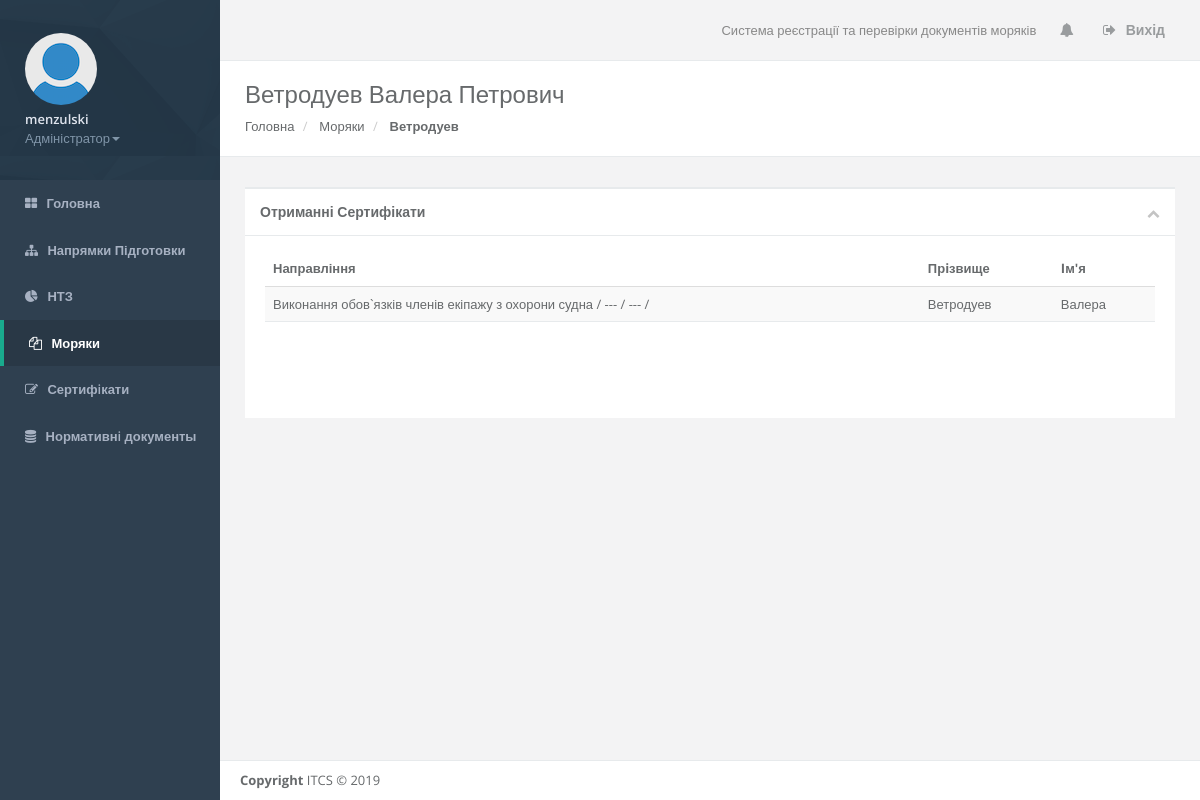
The page /mariner/sailor/29/ (signed in) on the database its author committed.
### mariner/models.py (models this page shows, shortened)
class Sailor(models.Model):
    first_name_en = models.CharField(max_length=140, blank=True)
    last_name_en = models.CharField(max_length=140, blank=True)
    last_name_ukr = models.CharField(max_length=140)
    first_name_ukr = models.CharField(max_length=140)
    second_name_ukr = models.CharField(max_length=140, blank=True)
    born = models.DateField()
    died = models.DateField(null=True, blank=True)
    inn = models.CharField(max_length=100, null=True, blank=True)
    class Meta:
        ordering = ('last_name_ukr', 'first_name_ukr')

class Certificate(models.Model):
    DRF = 0
    IRV = 1
    ISU = 2
    ANU = 3
    STATUSES = (
        (DRF, 'Чернетка'),
        (IRV, 'Обробка'),
    	(ISU, 'Видан'),
    	(ANU, 'Анульований')
    )
    NTZ_STATUSES = (
        (DRF, 'Чернетка'),
        (IRV, 'Обробка')
    )
    WTL = 0
    TER = 1
    VALID = (
    	(WTL, 'Безстроковий'),
    	(TER, 'Терміновий'),
    )
    certf_number = models.CharField(max_length=40, null=True, blank=True)
    form_number = models.CharField(max_length=40, null=True, blank=True)
    ntz_number = models.CharField(max_length=40, null=True, blank=True)
    first_name_en = models.CharField(max_length=140, blank=True)
    last_name_en = models.CharField(max_length=140, blank=True)
    last_name_ukr = models.CharField(max_length=140)
    first_name_ukr = models.CharField(max_length=140)
    second_name_ukr = models.CharField(max_length=140, blank=True)
    born = models.DateField()
    inn = models.CharField(max_length=100, null=True, blank=True)
    sailor = models.ForeignKey(to='Sailor', null=True, on_delete=models.SET_NULL, related_name='certificated', blank=True)
    trainigOrganisation = models.ForeignKey(to='TrainigOrganisation', null=True, on_delete=models.SET_NULL, related_name='trained', blank=True)
    date_of_issue = models.DateField(null=True, blank=True)
    valid_date = models.DateField(null=True, blank=True)
    valid_type = models.IntegerField(choices=VALID, null=True, default=WTL)
    direction_level = models.CharField(max_length=20, choices=LEVELS, default='Отримання')
    direction_allow_functions = models.CharField(max_length=20, choices=ALLOWS, default='---')
    training_direction = models.ForeignKey(to='TrainigDirections', null=True, on_delete=models.SET_NULL, related_name='directed', blank=True)
    status = models.IntegerField(choices=STATUSES, null=True, default=DRF)

class TrainigDirections(models.Model):
    price_id = models.IntegerField(null=True, blank=True)
    direction_title = models.CharField(max_length=200)
    level = models.CharField(max_length=20, choices=LEVELS, default='---')
    allow_functions = models.CharField(max_length=20, choices=ALLOWS, default='---')
    price = models.IntegerField(null=True, blank=True)
    def __str__(self):
        return u"%s / %s / %s /" % (self.direction_title, self.get_allow_functions_display(), self.get_level_display())

### mariner/views.py (the view)
# urls.py: path('sailor/<id>/', views.crm_sailorView, name='crm_sailorView'),
@login_required(login_url="login/")
def crm_sailorView(request, id):
	sailor = Sailor.objects.get(id=id)
	context = {'sailor': sailor,}
	return render(request, "crm_sailorDetail.html", context)

### templates/crm_sailorDetail.html (shortened to what this page needs)
{% extends 'crm_base.html' %}
{% block leftMenu %}
    <li>
        <a href="/mariner/"><i class="fa fa-th-large"></i> <span class="nav-label">Головна</span> </a>
    </li>
    <li>
        <a href="/mariner/trainigDirections/"><i class="fa fa-sitemap"></i> <span class="nav-label">Напрямки Підготовки</span> </a>
    </li>
    {% if user.groups.all.0.name != 'НТЗ' %}
    <li>
        <a href="/mariner/trainigOrganisations/"><i class="fa fa-pie-chart"></i> <span class="nav-label">НТЗ</span> </a>
    </li>
    {% endif %}
    <li class="active">
        <a href="/mariner/sailors/"><i class="fa fa-files-o"></i> <span class="nav-label">Моряки</span> </a>
    </li>
    <li>
        <a href="/mariner/certification/"><i class="fa fa-edit"></i> <span class="nav-label">Сертифiкати</span></a>
    </li>
    {% if user.groups.all.0.name == 'Адміністратор' %}
    <li>
        <a href="/mariner/regulations/"><i class="fa fa-database"></i> <span class="nav-label">Нормативнi документы</span></a>
    </li>
    {% endif %}
{% endblock %}
{% block content %}
<div class="row wrapper border-bottom white-bg page-heading">
    <div class="col-lg-10">
        <h2>{{ sailor.last_name_ukr }} {{ sailor.first_name_ukr }} {{ sailor.second_name_ukr }}</h2>
        <ol class="breadcrumb">
            <li>
                <a href="/mariner/">Головна</a>
            </li>
            <li>
                <a href="/mariner/sailors/">Моряки</a>
            </li>
            <li class="active">
                <strong>{{ sailor.last_name_ukr }}</strong>
            </li>
        </ol>
    </div>
    <div class="col-lg-2">
    </div>
</div>
<div class="wrapper wrapper-content animated fadeInRight">
<div class="row">
    <div class="col-lg-12">
        <div class="ibox float-e-margins">
            <div class="ibox-title">
                <h5>Отриманні Сертифікати </h5>
                    <div class="ibox-tools">
                        <a class="collapse-link">
                            <i class="fa fa-chevron-up"></i>
                        </a>
                    </div>
            </div>
            <div class="ibox-content">
                <table class="table table-striped footable footable-1 footable-filtering footable-filtering-left footable-paging footable-paging-center breakpoint-lg" data-toggle-column="first" data-filtering="true" data-paging="true" data-sorting="true" id="regulations-table">
                    <thead>
                        <tr>
                            <th>Направління</th>
                            <th>Прiзвище</th>
                            <th>Iм'я</th>
                        </tr>
                    </thead>
                    <tbody>
                        {% for certificate in sailor.certificated.all %}
                            <tr data-expanded="false">
                                <td>{{certificate.training_direction}}</td>
                                <td>{{certificate.last_name_ukr}}</td>
                                <td>{{certificate.first_name_ukr}}</td>
                            </tr>
                        {% endfor %}
                    </tbody>
                    <tfoot>
                        <tr>
                            <td colspan="5">
                            </td>
                        </tr>
                    </tfoot>
                </table>
            </div>
        </div>
    </div>
</div>
</div>
{% endblock %}

### templates/crm_base.html (shortened to what this page needs)
<!DOCTYPE html>
<html>
<head>
    <link href="/static/css/bootstrap.min.css" rel="stylesheet">
    <link href="/static/font-awesome/css/font-awesome.css" rel="stylesheet">
    <link href="/static/css/animate.css" rel="stylesheet">
    <link href="/static/css/style.css" rel="stylesheet">
    <link href="/static/js/plugins/DevExpressDevExtreme-Complete/Lib/css/dx.common.css" rel="stylesheet">
    <link href="/static/js/plugins/DevExpressDevExtreme-Complete/Lib/css/dx.light.compact.css" rel="stylesheet">
</head>
<body>
    <div id="wrapper">
        <nav class="navbar-default navbar-static-side" role="navigation">
            <div class="sidebar-collapse">
                <ul class="nav metismenu" id="side-menu">
                    <li class="nav-header">
                        <div class="dropdown profile-element"> <span>
                            <img alt="image" class="img-circle" src="/static/img/avatar_empty.jpg" />
                             </span>
                            <a data-toggle="dropdown" class="dropdown-toggle" href="#">
                            <span class="clear"> <span class="block m-t-xs"> <strong class="font-bold">{{ user.username }}</strong>
                             </span> <span class="text-muted text-xs block">{{ user.groups.all.0 }}<b class="caret"></b></span> </span> </a>
                        </div>
                    </li>
                    {% block leftMenu %}
                    {% endblock %}
                </ul>
            </div>
        </nav>
        <div id="page-wrapper" class="gray-bg dashbard-1">
            <div class="row border-bottom">
            <nav class="navbar navbar-static-top" role="navigation" style="margin-bottom: 0">
                <ul class="nav navbar-top-links navbar-right">
                    <li>
                        <span class="m-r-sm text-muted welcome-message">Система реєстрації та перевірки документів моряків</span>
                    </li>
                    <li class="dropdown">
                        <a class="dropdown-toggle count-info" data-toggle="dropdown" href="#">
                            <i class="fa fa-bell"></i>
                        </a>
                    </li>
                    <li>
                        <a href="{% url 'logout' %}">
                            <i class="fa fa-sign-out"></i>  Вихід
                        </a>
                    </li>
                </ul>
            </nav>
            </div>
            {% block content %}
            {% endblock %}
        <div class="footer">
            <div>
                <strong>Copyright</strong> ITCS &copy; 2019
            </div>
        </div>
    </div>
    </div>
</body>
</html>

### rows shown on the page
Sailor: last_name_ukr "Ветродуев", first_name_ukr "Валера", second_name_ukr "Петрович"
Certificate: training_direction "Виконання обов`язків членів екіпажу з охорони судна / --- / --- /", last_name_ukr "Ветродуев", first_name_ukr "Валера"

### other values the page prints
{{ user.username }} "menzulski"
{{ user.groups.all.0 }} "Адміністратор"
